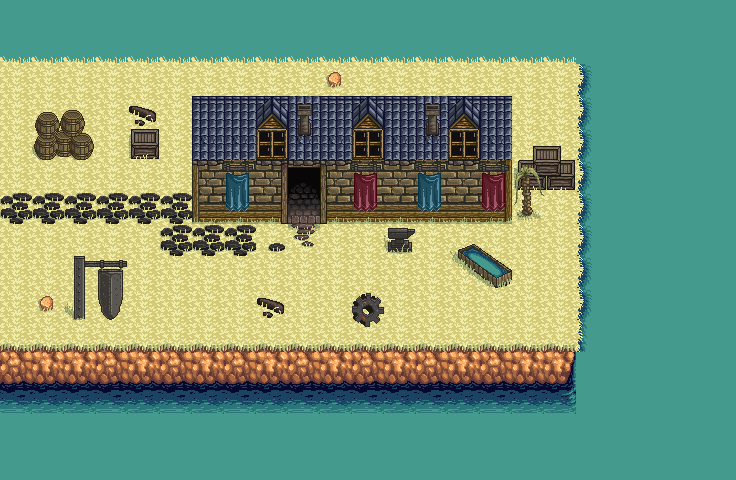

Rendered tile map (Tiled .tmx) drawn with the repository's tilesets; below, a short description and the full map source, tile grids included:
An orthogonal 23x15 tile map with 32x32 px tiles, 4 tile layers (Capa de Patrones 1, Capa de patrones 3, Capa de patrones 2, Capa de patrones 4) and 22 objects.

<map version="1.0" tiledversion="1.1.1" orientation="orthogonal" renderorder="right-down" width="23" height="15" tilewidth="32" tileheight="32" infinite="0" nextobjectid="33">
 <tileset firstgid="1" name="sprites" tilewidth="32" tileheight="32" tilecount="3600" columns="30">
  <image source="../img/sprites.png" width="960" height="3840" />
 </tileset>
 <layer name="Capa de Patrones 1" width="23" height="15">
  <data encoding="csv">
208,208,208,208,208,208,208,208,208,208,208,208,208,208,208,208,208,208,208,208,208,208,208,
208,208,208,208,208,208,208,208,208,208,208,208,208,208,208,208,208,208,208,208,208,208,208,
21,21,21,21,21,21,21,21,21,21,21,21,21,21,21,21,21,21,1405,208,208,208,208,
21,21,21,21,21,21,1126,1126,1154,1126,1126,1154,1126,1126,1154,1126,21,21,1405,208,208,208,208,
21,21,21,21,21,21,1126,1126,21,1126,1126,21,1126,1126,21,1126,21,21,1405,208,208,208,208,
21,21,21,21,21,21,505,506,506,533,506,506,506,506,506,507,21,21,1405,208,208,208,208,
1075,1075,1075,1075,1075,1075,565,566,566,563,566,566,566,566,566,567,21,21,1405,208,208,208,208,
21,21,21,21,21,1075,1075,1075,1044,593,21,21,21,21,21,21,21,21,1405,208,208,208,208,
21,21,21,21,21,21,21,21,21,21,21,21,21,21,21,926,21,21,1405,208,208,208,208,
21,21,21,21,21,21,21,21,21,21,21,21,21,21,21,21,21,21,1405,208,208,208,208,
324,324,324,324,324,324,324,324,324,324,324,324,324,324,324,324,324,324,177,208,208,208,208,
1284,1285,1285,1284,1285,1284,1285,1284,1285,1284,1285,1284,1285,1284,1285,1284,1285,1345,208,208,208,208,208,
1314,1315,1315,1314,1315,1314,1315,1314,1315,1314,1315,1314,1315,1314,1315,1314,1315,1375,208,208,208,208,208,
208,208,208,208,208,208,208,208,208,208,208,208,208,208,208,208,208,208,208,208,208,208,208,
208,208,208,208,208,208,208,208,208,208,208,208,208,208,208,208,208,208,208,208,208,208,208
</data>
 </layer>
 <layer name="Capa de patrones 3" width="23" height="15">
  <data encoding="csv">
0,0,0,0,0,0,0,0,0,0,0,0,0,0,0,0,0,0,0,0,0,0,0,
0,0,0,0,0,0,0,0,0,0,0,0,0,0,0,0,0,0,0,0,0,0,0,
0,0,0,0,0,0,0,0,0,0,0,0,0,0,0,0,0,0,0,0,0,0,0,
0,0,0,0,0,0,0,0,0,0,0,0,0,0,0,0,0,0,0,0,0,0,0,
0,0,0,0,0,0,0,0,0,0,0,0,0,0,0,0,0,0,0,0,0,0,0,
0,0,0,0,0,0,0,0,531,0,534,0,0,0,0,0,0,0,0,0,0,0,0,
0,0,0,0,0,0,0,0,0,0,0,0,0,0,0,0,0,0,0,0,0,0,0,
0,0,0,0,0,0,0,0,0,0,0,0,745,0,0,0,0,0,0,0,0,0,0,
0,0,0,0,0,0,0,0,0,0,0,0,0,0,0,0,0,0,0,0,0,0,0,
0,0,0,0,0,0,0,0,0,0,0,0,0,0,0,0,0,0,0,0,0,0,0,
0,0,0,0,0,0,0,0,0,0,0,0,0,0,0,0,0,0,0,0,0,0,0,
0,0,0,0,0,0,0,0,0,0,0,0,0,0,0,0,0,0,0,0,0,0,0,
0,0,0,0,0,0,0,0,0,0,0,0,0,0,0,0,0,0,0,0,0,0,0,
0,0,0,0,0,0,0,0,0,0,0,0,0,0,0,0,0,0,0,0,0,0,0,
0,0,0,0,0,0,0,0,0,0,0,0,0,0,0,0,0,0,0,0,0,0,0
</data>
 </layer>
 <layer name="Capa de patrones 2" width="23" height="15">
  <data encoding="csv">
0,0,0,0,0,0,0,0,0,0,0,0,0,0,0,0,0,0,0,0,0,0,0,
1312,1312,1312,1312,1312,1312,1312,1312,1312,1312,1312,1312,1312,1312,1312,1312,1312,1312,0,0,0,0,0,
0,0,0,0,0,0,0,0,0,0,357,0,0,0,0,0,0,0,0,0,0,0,0,
0,985,986,0,527,0,1154,1154,1183,658,1154,1183,1154,658,1183,1154,0,0,0,0,0,0,0,
0,1015,1016,0,987,0,1126,1126,1213,688,1126,1213,1126,688,1213,1126,1017,1018,0,0,0,0,0,
0,0,0,0,0,0,1273,741,1273,1273,1273,742,1273,741,1273,742,1047,1048,0,0,0,0,0,
0,0,0,0,0,0,0,771,561,0,564,772,0,771,0,772,1198,0,0,0,0,0,0,
0,0,0,0,0,0,0,0,0,0,0,0,0,0,776,777,0,0,0,0,0,0,0,
0,0,711,743,0,0,0,0,0,0,0,0,0,0,806,807,0,0,0,0,0,0,0,
0,357,744,773,0,0,0,0,527,0,0,2757,0,0,0,0,0,0,0,0,0,0,0,
0,0,0,0,0,0,0,0,0,0,0,2787,0,0,0,0,0,0,0,0,0,0,0,
0,0,0,0,0,0,0,0,0,0,0,0,0,0,0,0,0,0,0,0,0,0,0,
0,0,0,0,0,0,0,0,0,0,0,0,0,0,0,0,0,0,0,0,0,0,0,
0,0,0,0,0,0,0,0,0,0,0,0,0,0,0,0,0,0,0,0,0,0,0,
0,0,0,0,0,0,0,0,0,0,0,0,0,0,0,0,0,0,0,0,0,0,0
</data>
 </layer>
 <layer name="Capa de patrones 4" width="23" height="15">
  <data encoding="csv">
0,0,0,0,0,0,0,0,0,0,0,0,0,0,0,0,0,0,0,0,0,0,0,
0,0,0,0,0,0,0,0,0,0,0,0,0,0,0,0,0,0,0,0,0,0,0,
0,0,0,0,0,0,0,0,0,0,0,0,0,0,0,0,0,0,0,0,0,0,0,
0,0,0,0,0,0,0,0,0,0,0,0,0,0,0,0,0,0,0,0,0,0,0,
0,0,0,0,0,0,0,0,0,0,0,0,0,0,0,0,0,0,0,0,0,0,0,
0,0,0,0,0,0,0,0,0,0,0,0,0,0,0,0,1168,0,0,0,0,0,0,
0,0,0,0,0,0,0,0,0,0,0,0,0,0,0,0,0,0,0,0,0,0,0,
0,0,0,0,0,0,0,0,0,0,0,0,0,0,0,0,0,0,0,0,0,0,0,
0,0,0,0,0,0,0,0,0,0,0,0,0,0,0,0,0,0,0,0,0,0,0,
0,0,0,0,0,0,0,0,0,0,0,0,0,0,0,0,0,0,0,0,0,0,0,
0,0,0,0,0,0,0,0,0,0,0,0,0,0,0,0,0,0,0,0,0,0,0,
0,0,0,0,0,0,0,0,0,0,0,0,0,0,0,0,0,0,0,0,0,0,0,
0,0,0,0,0,0,0,0,0,0,0,0,0,0,0,0,0,0,0,0,0,0,0,
0,0,0,0,0,0,0,0,0,0,0,0,0,0,0,0,0,0,0,0,0,0,0,
0,0,0,0,0,0,0,0,0,0,0,0,0,0,0,0,0,0,0,0,0,0,0
</data>
 </layer>
 <objectgroup color="#ff0000" name="collisions">
  <object id="11" x="37" y="113" width="49" height="46" />
  <object id="12" x="130" y="130" width="26" height="28" />
  <object id="13" x="69" y="256" width="50" height="61" />
  <object id="14" x="354" y="289" width="28" height="28" />
  <object id="15" x="388" y="224" width="21" height="29" />
  <object id="16" x="456" y="244" width="25" height="14" />
  <object id="17" x="469" y="258" width="30" height="16" />
  <object id="18" x="485" y="271" width="22" height="15" />
  <object id="19" x="516" y="162" width="18" height="54" />
  <object id="20" x="536" y="148" width="34" height="37" />
  <object id="21" x="193" y="97" width="315" height="93" />
  <object id="22" x="194" y="163" width="88" height="58" />
  <object id="23" x="330" y="151" width="175" height="71" />
  <object id="24" x="-2" y="33" width="586" height="28" />
  <object id="25" x="577" y="27" width="33" height="366" />
  <object id="26" x="0" y="351" width="578" height="37" />
 </objectgroup>
 <objectgroup color="#00aaff" name="chests">
  <object id="28" x="548" y="123" width="12" height="10" />
  <object id="29" x="540" y="249" width="10" height="8" />
  <object id="30" x="180" y="300" width="20" height="11" />
  <object id="31" x="97" y="73" width="15" height="19" />
 </objectgroup>
 <objectgroup color="#00ff00" name="shop">
  <object id="32" x="129" y="101" width="387" height="193" />
 </objectgroup>
 <objectgroup name="transit/map1/685/210">
  <object id="2" x="2" y="63" width="6" height="282" />
 </objectgroup>
</map>
